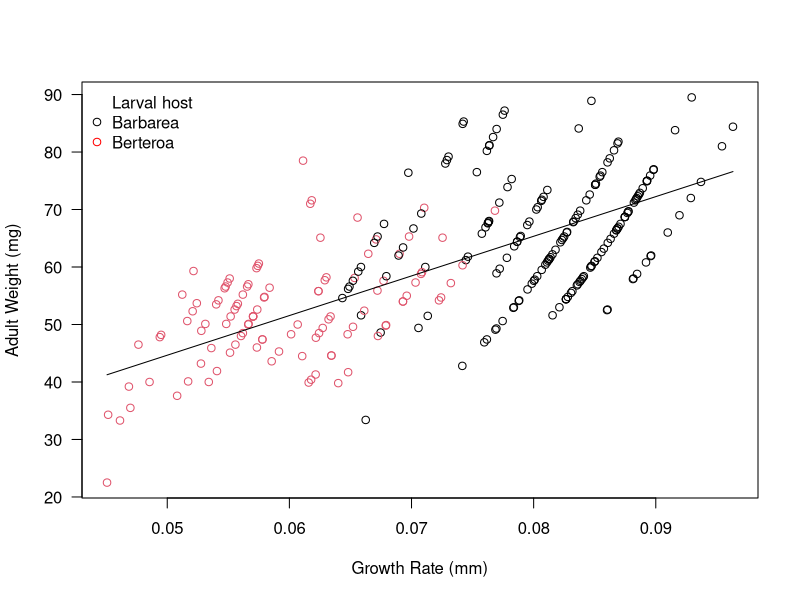
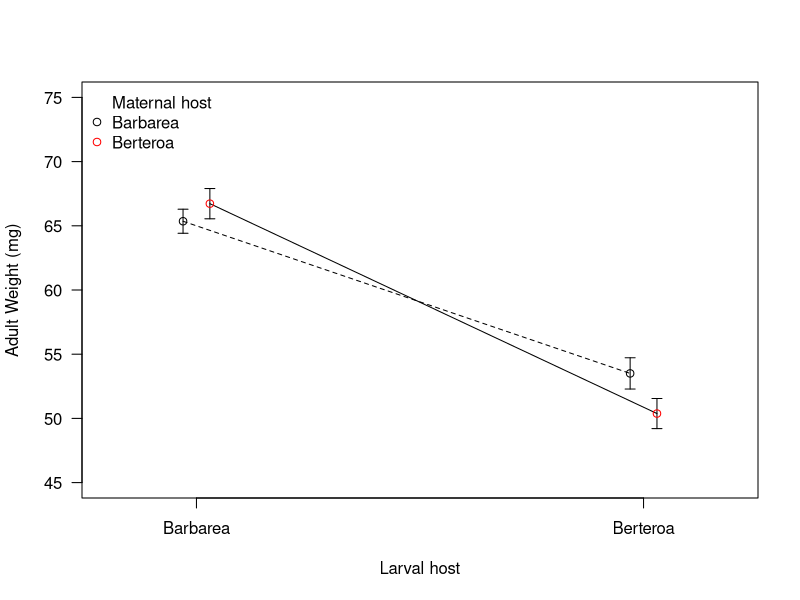

The R source for these figures, in order:
## ---- chunk 1
knitr::opts_chunk$set(echo = TRUE)
## ---- chunk 2
library(knitr)
butterflies <- read.csv('./Data/butterflies.csv',
                        header = T,
                        as.is = 1)
dat <- butterflies
dat$MaternalHost = paste0(dat$MaternalHost, "M")
dat$LarvalHost = paste0(dat$LarvalHost, "L")
means = tapply(dat$AdultWeight, list(dat$MaternalHost, dat$LarvalHost), mean)
ses = tapply(dat$AdultWeight,
             list(dat$MaternalHost, dat$LarvalHost),
             function(x) sd(x)/sqrt(sum(!is.na(x))))

means_table <- data.frame("Host plant" = c('BarbareaM','BerteroaM'),
                          'Means' = c('BarbareaL', 'BerteroaL'))
## ---- chunk 3
library(glmmTMB)
m1 <- glmmTMB(AdultWeight~GrowthRate + (1|MotherID), data = butterflies)
xx <- seq(min(butterflies$GrowthRate), max(butterflies$GrowthRate), length.out = 1000)

y_hat <- summary(m1)$coefficients$cond[1,1] + xx*summary(m1)$coefficients$cond[2,1]

plot(butterflies$GrowthRate, butterflies$AdultWeight,
     col = as.numeric(butterflies$LarvalHost), 
     xlab = 'Growth Rate (mm)', 
     ylab = 'Adult Weight (mg)',
     las = 1)

lines(xx, y_hat)
legend("topleft", c("Larval host", "Barbarea", "Berteroa"),
       bty="n", pch=c(NA,1,1), col = c('red','black'))
## ---- chunk 4
m <- glmmTMB(AdultWeight~1 + (1|MotherID), data = butterflies)


VarAmongGroups = attr(VarCorr(m)$cond$MotherID, "stddev")^2
VarWithinGroups = attr(VarCorr(m)$cond, "sc")^2
df = data.frame(vari = 'Adult Weight (mg)',
                Mean = round(mean(butterflies$AdultWeight),2), 
                SD = round(sd(butterflies$AdultWeight), 2),
                Among = round(VarAmongGroups/(VarAmongGroups+VarWithinGroups)*100, 2),
                Within = round(VarWithinGroups/(VarAmongGroups+VarWithinGroups)*100, 2))

names(df) <- c('variable', 'Mean','SD', 'Among (%)', 'Within (%)')
rownames(df) <- NULL

kable(df, caption = 'Mean, SD and variance explained by motherID among- and within groups')
## ---- chunk 5
library(knitr)
kable(round(means, 1), caption = 'Mean adult weight dependent on larval and mother host plant.')
## ---- chunk 6
plot(c(0.97, 1.03), means[,1], ylim=c(45, 75), xlim=c(0.8, 2.2),
     xlab="Larval host",
     ylab="Adult Weight (mg)",
     xaxt="n", las=1, pch=c(21,16), col="white")
axis(1, 1:2, labels=c("Barbarea", "Berteroa"))
arrows(c(0.97,1.03), means[,1]-ses[,1], c(0.97,1.03),
       means[,1]+ses[,1], length=0.05, angle=90, code=3)
arrows(c(1.97,2.03), means[,2]-ses[,2], c(1.97,2.03),
       means[,2]+ses[,2], length=0.05, angle=90, code=3)
segments(0.97, means[1,1], 1.97, means[1,2], lty=2)
segments(1.03, means[2,1], 2.03, means[2,2])
points(c(0.97, 1.03), means[,1], pch=c(1,1), col = c('black', 'red'))
points(c(1.97, 2.03), means[,2], pch=c(1, 1), col = c('black', 'red'))
legend("topleft", c("Maternal host", "Barbarea", "Berteroa"),
       bty="n", pch=c(NA,1,1), col = c('red','black'))
